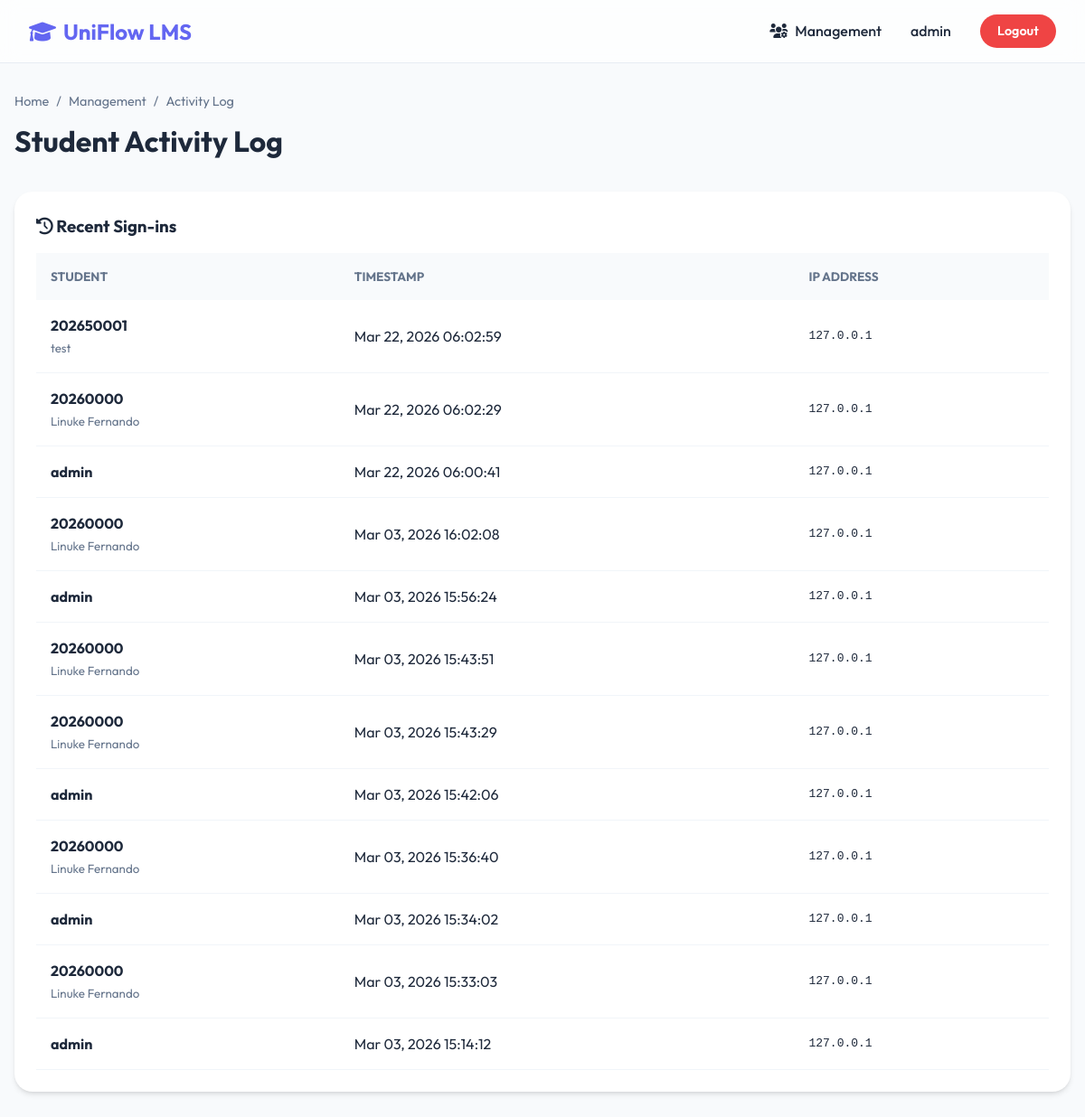
The page /staff/activity/ (signed in) on the database as committed earlier.
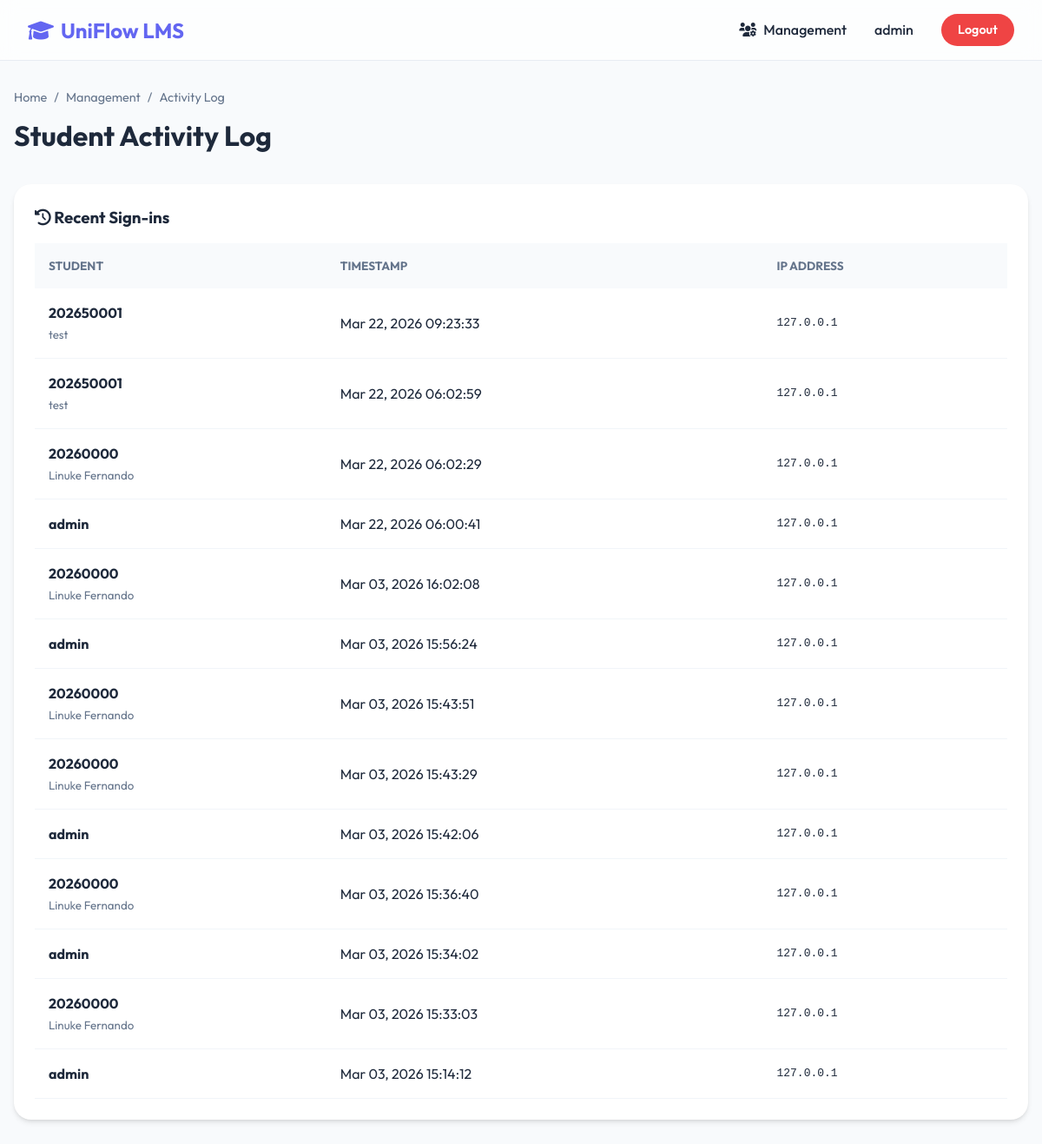
The same page on the database as committed later.
### core/models.py (models this page shows, shortened)
class LoginLog(models.Model):
    user = models.ForeignKey(User, on_delete=models.CASCADE, related_name='login_logs')
    login_at = models.DateTimeField(auto_now_add=True)
    ip_address = models.GenericIPAddressField(null=True, blank=True)

class User(AbstractUser):
    ROLE_CHOICES = (
        ('lecturer', 'Lecturer'),
        ('student', 'Student'),
    )
    role = models.CharField(max_length=10, choices=ROLE_CHOICES, default='student')
    email = models.EmailField(unique=True)
    must_change_password = models.BooleanField(default=False)
    avatar = models.ImageField(upload_to='avatars/', null=True, blank=True)
    hub_integration_enabled = models.BooleanField(default=False)
    hub_linked_at = models.DateTimeField(null=True, blank=True)
    USERNAME_FIELD = 'email'
    REQUIRED_FIELDS = ['username']

### core/views.py (the view)
# urls.py: path('staff/activity/', views.ActivityLogView.as_view(), name='activity_log'),
class ActivityLogView(LoginRequiredMixin, View):
    def get(self, request):
        if request.user.role != 'lecturer' and not request.user.is_staff:
            return redirect('student_dashboard')
        logs = LoginLog.objects.all().order_by('-login_at')
        return render(request, 'core/activity_log.html', {'logs': logs})

### core/context_processors.py (called while the page is built)
def notifications_processor(request):
    if request.user.is_authenticated and request.user.role == 'student':
        return {
            'global_notifications': Notification.objects.filter(recipient=request.user, is_read=False).order_by('-created_at')
        }
    return {'global_notifications': []}

### templates/core/activity_log.html (shortened to what this page needs)
{% extends 'core/base.html' %}
{% block content %}
<div class="page-header">
    <ul class="breadcrumb">
        <li>Home</li>
        <li><a href="{% url 'lecturer_dashboard' %}" style="color: inherit; text-decoration: none;">Management</a></li>
        <li>Activity Log</li>
    </ul>
    <h1 class="page-title">Student Activity Log</h1>
</div>
<div class="card" style="background: var(--surface); padding: 1.5rem; border-radius: 20px; box-shadow: var(--shadow);">
    <h3 class="card-title"><i class="fas fa-history"></i> Recent Sign-ins</h3>
    <table style="width: 100%; border-collapse: collapse; margin-top: 1rem;">
        <thead>
            <tr style="background: #f8fafc; color: var(--text-light); font-weight: 600; font-size: 0.85rem; text-transform: uppercase;">
                <th style="text-align: left; padding: 1rem;">Student</th>
                <th style="text-align: left; padding: 1rem;">Timestamp</th>
                <th style="text-align: left; padding: 1rem;">IP Address</th>
            </tr>
        </thead>
        <tbody>
            {% for log in logs %}
            <tr style="border-bottom: 1px solid #f1f5f9;">
                <td style="padding: 1rem;">
                    <strong>{{ log.user.username }}</strong><br>
                    <small style="color: var(--text-light);">{{ log.user.get_full_name }}</small>
                </td>
                <td style="padding: 1rem;">{{ log.login_at|date:"M d, Y H:i:s" }}</td>
                <td style="padding: 1rem; font-family: monospace;">{{ log.ip_address|default:"Unknown" }}</td>
            </tr>
            {% empty %}
            <tr>
                <td colspan="3" style="text-align: center; padding: 3rem; color: var(--text-light);">No activity recorded yet.</td>
            </tr>
            {% endfor %}
        </tbody>
    </table>
</div>
{% endblock %}

Rows that differ between the two databases and show on the page:
added LoginLog: user.username "202650001", user.get_full_name "test", login_at "Mar 22, 2026 09:23:33", ip_address "127.0.0.1"
